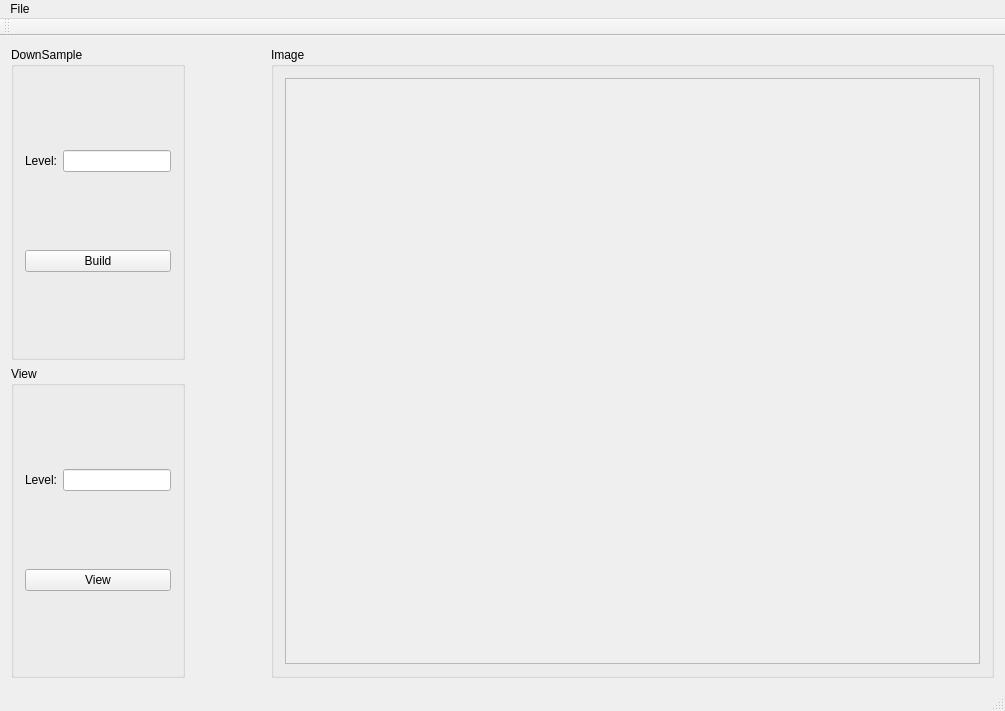
<?xml version="1.0" encoding="UTF-8"?>
<ui version="4.0">
 <class>CBasicInterfaceClass</class>
 <widget class="QMainWindow" name="CBasicInterfaceClass">
  <property name="geometry">
   <rect>
    <x>0</x>
    <y>0</y>
    <width>1005</width>
    <height>711</height>
   </rect>
  </property>
  <property name="sizePolicy">
   <sizepolicy hsizetype="Preferred" vsizetype="Preferred">
    <horstretch>0</horstretch>
    <verstretch>0</verstretch>
   </sizepolicy>
  </property>
  <property name="baseSize">
   <size>
    <width>50</width>
    <height>50</height>
   </size>
  </property>
  <property name="windowTitle">
   <string>CBasicInterface</string>
  </property>
  <widget class="QWidget" name="centralWidget">
   <layout class="QGridLayout" name="gridLayout">
    <item row="0" column="0">
     <widget class="QGroupBox" name="groupBox_2">
      <property name="title">
       <string>DownSample</string>
      </property>
      <layout class="QHBoxLayout" name="horizontalLayout_2">
       <item>
        <layout class="QVBoxLayout" name="verticalLayout">
         <item>
          <layout class="QHBoxLayout" name="horizontalLayout">
           <item>
            <widget class="QLabel" name="label">
             <property name="text">
              <string>Level:</string>
             </property>
            </widget>
           </item>
           <item>
            <widget class="QLineEdit" name="lineEdit"/>
           </item>
          </layout>
         </item>
         <item>
          <widget class="QPushButton" name="m_BuildPushButton">
           <property name="text">
            <string>Build</string>
           </property>
          </widget>
         </item>
        </layout>
       </item>
      </layout>
     </widget>
    </item>
    <item row="0" column="1">
     <spacer name="horizontalSpacer">
      <property name="orientation">
       <enum>Qt::Horizontal</enum>
      </property>
      <property name="sizeHint" stdset="0">
       <size>
        <width>80</width>
        <height>20</height>
       </size>
      </property>
     </spacer>
    </item>
    <item row="0" column="2" rowspan="2">
     <widget class="QGroupBox" name="groupBox_3">
      <property name="sizePolicy">
       <sizepolicy hsizetype="Expanding" vsizetype="Expanding">
        <horstretch>20</horstretch>
        <verstretch>0</verstretch>
       </sizepolicy>
      </property>
      <property name="title">
       <string>Image</string>
      </property>
      <layout class="QGridLayout" name="gridLayout_2">
       <item row="0" column="0">
        <widget class="QScrollArea" name="scrollArea">
         <property name="widgetResizable">
          <bool>true</bool>
         </property>
         <widget class="QWidget" name="scrollAreaWidgetContents">
          <property name="geometry">
           <rect>
            <x>0</x>
            <y>0</y>
            <width>609</width>
            <height>584</height>
           </rect>
          </property>
          <layout class="QGridLayout" name="gridLayout_3">
           <item row="0" column="0">
            <widget class="QLabel" name="label_3">
             <property name="text">
              <string/>
             </property>
            </widget>
           </item>
          </layout>
         </widget>
        </widget>
       </item>
      </layout>
     </widget>
    </item>
    <item row="1" column="0">
     <widget class="QGroupBox" name="groupBox">
      <property name="title">
       <string>View</string>
      </property>
      <layout class="QHBoxLayout" name="horizontalLayout_4">
       <item>
        <layout class="QVBoxLayout" name="verticalLayout_2">
         <item>
          <layout class="QHBoxLayout" name="horizontalLayout_3">
           <item>
            <widget class="QLabel" name="label_2">
             <property name="text">
              <string>Level:</string>
             </property>
            </widget>
           </item>
           <item>
            <widget class="QLineEdit" name="lineEdit_2">
             <property name="enabled">
              <bool>true</bool>
             </property>
            </widget>
           </item>
          </layout>
         </item>
         <item>
          <widget class="QPushButton" name="m_ViewPushButton">
           <property name="text">
            <string>View</string>
           </property>
          </widget>
         </item>
        </layout>
       </item>
      </layout>
     </widget>
    </item>
    <item row="1" column="1">
     <spacer name="horizontalSpacer_2">
      <property name="orientation">
       <enum>Qt::Horizontal</enum>
      </property>
      <property name="sizeHint" stdset="0">
       <size>
        <width>80</width>
        <height>20</height>
       </size>
      </property>
     </spacer>
    </item>
   </layout>
  </widget>
  <widget class="QMenuBar" name="menuBar">
   <property name="geometry">
    <rect>
     <x>0</x>
     <y>0</y>
     <width>1005</width>
     <height>26</height>
    </rect>
   </property>
   <widget class="QMenu" name="menuFile">
    <property name="title">
     <string>File</string>
    </property>
   </widget>
   <addaction name="menuFile"/>
  </widget>
  <widget class="QToolBar" name="mainToolBar">
   <attribute name="toolBarArea">
    <enum>TopToolBarArea</enum>
   </attribute>
   <attribute name="toolBarBreak">
    <bool>false</bool>
   </attribute>
  </widget>
  <widget class="QStatusBar" name="statusBar"/>
  <action name="actionNew">
   <property name="text">
    <string>New</string>
   </property>
  </action>
 </widget>
 <layoutdefault spacing="6" margin="11"/>
 <resources>
  <include location="CBasicInterface.qrc"/>
 </resources>
 <connections/>
</ui>
